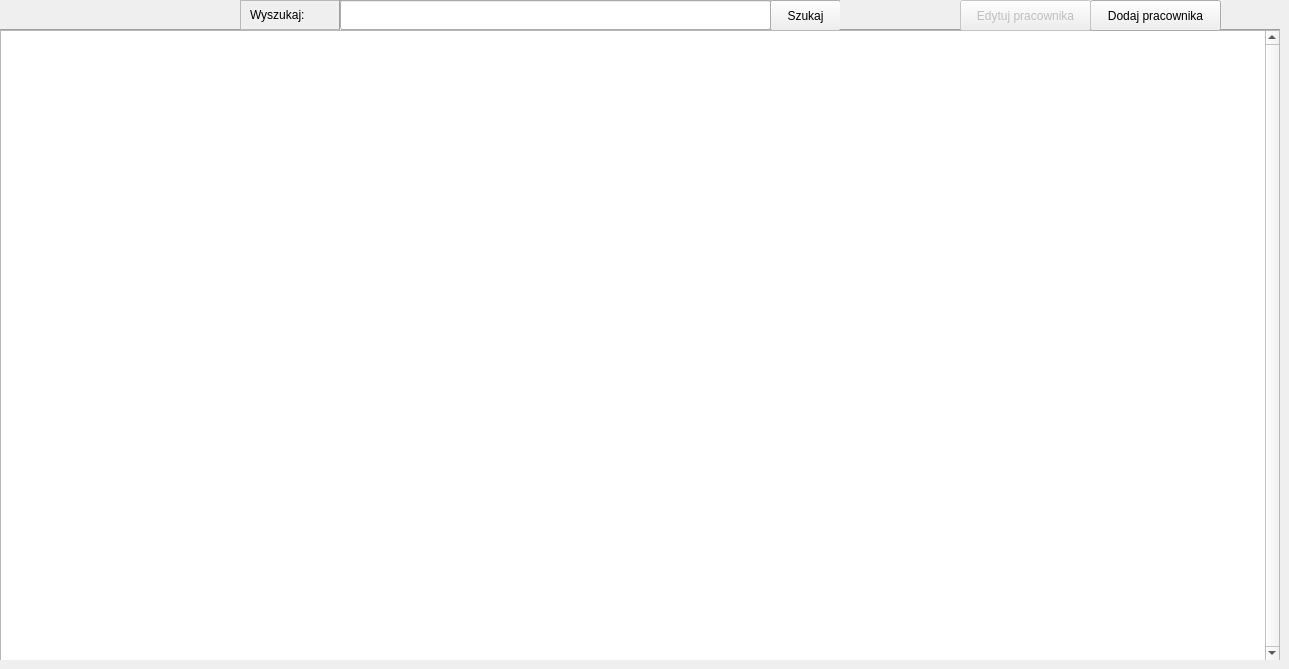
    <widget class="QWidget" name="pracownicy_page">
     <widget class="Line" name="line_19">
      <property name="geometry">
       <rect>
        <x>0</x>
        <y>25</y>
        <width>1280</width>
        <height>10</height>
       </rect>
      </property>
      <property name="orientation">
       <enum>Qt::Horizontal</enum>
      </property>
     </widget>
     <widget class="QFrame" name="frame_28">
      <property name="geometry">
       <rect>
        <x>240</x>
        <y>0</y>
        <width>600</width>
        <height>30</height>
       </rect>
      </property>
      <property name="frameShape">
       <enum>QFrame::StyledPanel</enum>
      </property>
      <property name="frameShadow">
       <enum>QFrame::Plain</enum>
      </property>
      <property name="lineWidth">
       <number>4</number>
      </property>
      <property name="midLineWidth">
       <number>2</number>
      </property>
      <widget class="QLabel" name="label_55">
       <property name="geometry">
        <rect>
         <x>0</x>
         <y>0</y>
         <width>90</width>
         <height>30</height>
        </rect>
       </property>
       <property name="lineWidth">
        <number>-4</number>
       </property>
       <property name="text">
        <string>Wyszukaj:</string>
       </property>
       <property name="textFormat">
        <enum>Qt::PlainText</enum>
       </property>
       <property name="scaledContents">
        <bool>false</bool>
       </property>
       <property name="margin">
        <number>0</number>
       </property>
       <property name="indent">
        <number>10</number>
       </property>
      </widget>
      <widget class="Line" name="line_20">
       <property name="geometry">
        <rect>
         <x>95</x>
         <y>0</y>
         <width>10</width>
         <height>31</height>
        </rect>
       </property>
       <property name="orientation">
        <enum>Qt::Vertical</enum>
       </property>
      </widget>
      <widget class="QLineEdit" name="szukaj_pracownicy_txt">
       <property name="geometry">
        <rect>
         <x>100</x>
         <y>0</y>
         <width>431</width>
         <height>30</height>
        </rect>
       </property>
      </widget>
      <widget class="QPushButton" name="szukaj_pracownicy_btn">
       <property name="geometry">
        <rect>
         <x>530</x>
         <y>0</y>
         <width>71</width>
         <height>31</height>
        </rect>
       </property>
       <property name="text">
        <string>Szukaj</string>
       </property>
      </widget>
     </widget>
     <widget class="QFrame" name="frame_24">
      <property name="geometry">
       <rect>
        <x>0</x>
        <y>30</y>
        <width>1280</width>
        <height>630</height>
       </rect>
      </property>
      <property name="frameShape">
       <enum>QFrame::StyledPanel</enum>
      </property>
      <property name="frameShadow">
       <enum>QFrame::Raised</enum>
      </property>
      <widget class="QTableView" name="pracownicy_table">
       <property name="geometry">
        <rect>
         <x>0</x>
         <y>0</y>
         <width>1280</width>
         <height>631</height>
        </rect>
       </property>
       <property name="sizePolicy">
        <sizepolicy hsizetype="Fixed" vsizetype="Fixed">
         <horstretch>0</horstretch>
         <verstretch>0</verstretch>
        </sizepolicy>
       </property>
       <property name="frameShadow">
        <enum>QFrame::Sunken</enum>
       </property>
       <property name="midLineWidth">
        <number>1</number>
       </property>
       <property name="verticalScrollBarPolicy">
        <enum>Qt::ScrollBarAlwaysOn</enum>
       </property>
       <property name="horizontalScrollBarPolicy">
        <enum>Qt::ScrollBarAlwaysOff</enum>
       </property>
       <property name="editTriggers">
        <set>QAbstractItemView::NoEditTriggers</set>
       </property>
       <property name="showDropIndicator" stdset="0">
        <bool>false</bool>
       </property>
       <property name="alternatingRowColors">
        <bool>true</bool>
       </property>
       <property name="iconSize">
        <size>
         <width>0</width>
         <height>0</height>
        </size>
       </property>
       <attribute name="horizontalHeaderCascadingSectionResizes">
        <bool>false</bool>
       </attribute>
       <attribute name="horizontalHeaderMinimumSectionSize">
        <number>200</number>
       </attribute>
       <attribute name="horizontalHeaderDefaultSectionSize">
        <number>320</number>
       </attribute>
       <attribute name="horizontalHeaderShowSortIndicator" stdset="0">
        <bool>false</bool>
       </attribute>
       <attribute name="horizontalHeaderStretchLastSection">
        <bool>false</bool>
       </attribute>
       <attribute name="verticalHeaderCascadingSectionResizes">
        <bool>false</bool>
       </attribute>
       <attribute name="verticalHeaderDefaultSectionSize">
        <number>30</number>
       </attribute>
       <attribute name="verticalHeaderShowSortIndicator" stdset="0">
        <bool>false</bool>
       </attribute>
       <attribute name="verticalHeaderStretchLastSection">
        <bool>false</bool>
       </attribute>
      </widget>
     </widget>
     <widget class="QPushButton" name="dodaj_pracownicy_btn">
      <property name="geometry">
       <rect>
        <x>1090</x>
        <y>0</y>
        <width>131</width>
        <height>31</height>
       </rect>
      </property>
      <property name="text">
       <string>Dodaj pracownika</string>
      </property>
     </widget>
     <widget class="QPushButton" name="edytuj_pracownicy_btn">
      <property name="enabled">
       <bool>false</bool>
      </property>
      <property name="geometry">
       <rect>
        <x>960</x>
        <y>0</y>
        <width>131</width>
        <height>31</height>
       </rect>
      </property>
      <property name="text">
       <string>Edytuj pracownika</string>
      </property>
     </widget>
    </widget>
